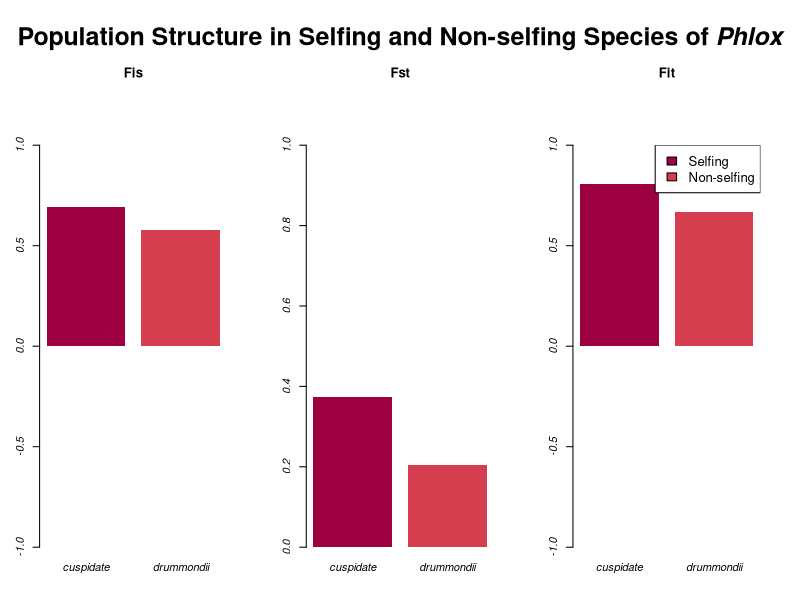

Here is the R script that generated this plot:
# Gates Dupont  #
# 4100 Prelim 2 #
# F18           #
# # # # # # # # #

library(RColorBrewer)


#----Setting up populations----
cuspidate = data.frame(
  subpop = 1:43,
  p = c(rep(1,40), 0.49, 0.83, 0.91), # allele frequency
  H0 = c(rep(0,40), 0.17, 0.06, 0.06)
)

drummondii = data.frame(
  subpop = 1:73,
  p = c(rep(1, 66), 0.86, 0.8, 0.7, 0.96, 0.96, 0.73, 0.91),
  H0 = c(rep(0, 66), 0.06, 0.12, 0.2, 0.03, 0.09, 0.15, 0.06)
)

#------------------------------------QUESTION 2a------------------------------------

#----Calculating expected H----
cuspidate$He = 2 * cuspidate$p * (1-cuspidate$p)
drummondii$He = 2 * drummondii$p * (1-drummondii$p)
# Could also do equation 6 on review guide?

#----H stats for each pop----
H0.c = mean(cuspidate$H0) # Observed H
Hs.c = mean(cuspidate$He) # Metapopulation (total) expected H
p.bar.c = mean(cuspidate$p)
Ht.c = 2 * p.bar.c * (1-p.bar.c)
#Ht.c.old = mean(2*(cuspidate$p^2)) # Subpopulation expected H ------------Not sure this is right

H0.d = mean(drummondii$H0) 
Hs.d = mean(drummondii$He)
p.bar.d = mean(drummondii$p)
Ht.d = 2 * p.bar.d * (1-p.bar.d)
#Ht.d.old = mean(2*(drummondii$p^2))

#----cuspidate F stats----
Fis.c = 1 - (H0.c / Hs.c) # Within-subpop H
Fst.c = 1 - (Hs.c / Ht.c) # Metapop H
Fit.c = 1 - (H0.c / Ht.c) # Total / at both levels
Fit.c.check = Fis.c + Fst.c - Fis.c * Fst.c # Math check

#----drummondii F stats----
Fis.d = 1 - (H0.d / Hs.d)
Fst.d = 1 - (Hs.d / Ht.d)
Fit.d = 1 - (H0.d / Ht.d)
Fit.d.check = Fis.d + Fst.d - Fis.d * Fst.d 

#----plotting----
par(mfrow=c(1,3), mar=c(4,3,11,3))
barplot(c(Fis.c, Fis.d), names.arg = c("cuspidate", "drummondii"), font=3, main="Fis", ylim=c(-1,1), col = brewer.pal(n = 10, name = 'Spectral'), border=NA)
barplot(c(Fst.c, Fst.d), names.arg = c("cuspidate", "drummondii"), font=3, main="Fst", ylim=c(0,1), col =  brewer.pal(n = 10, name = 'Spectral'), border=NA)
barplot(c(Fit.c, Fit.d), names.arg = c("cuspidate", "drummondii"), font=3, main="Fit", ylim=c(-1,1), col =  brewer.pal(n = 10, name = 'Spectral'), border=NA)
legend("topright",  fill = brewer.pal(n = 10, name = 'Spectral')[1:2], legend = c("Selfing", "Non-selfing"), cex=1.2)
mtext(expression(paste(bold("Population Structure in Selfing and Non-selfing Species of"), bolditalic(" Phlox"))), 
      side = 3, line = -4, outer = TRUE, cex=1.5)
dev.off()

#------------------------------------QUESTION 2b------------------------------------

#----Calculating Nem----
Ne_m.d = 0.25*((1/Fst.d)-1)
Ne_m.d2 = (1-Fst.d)/(4*Fst.d)

#------------------------------------QUESTION 2c------------------------------------

#----Calculating Ne----
Ne.d = Ne_m.d/0.1

#------------------------------------QUESTION 2d------------------------------------

#----Calculating Ne----
Ne.d.2 = Ne_m.d/(0.1*10)
